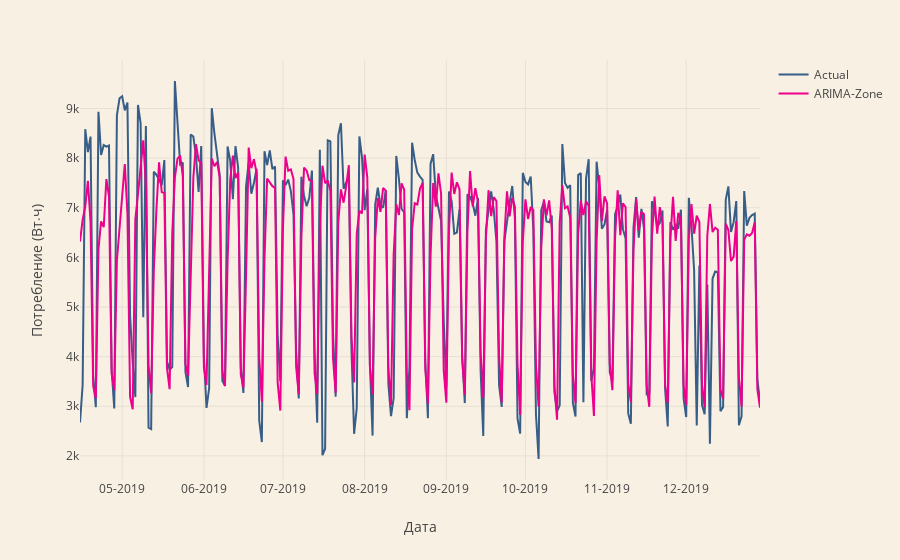

This figure's notebook cell:
### Code cell
model_stats_df = get_prediction_stats(predictions_df["Actual"], predictions_df["ARIMA-Zone"], 'ARIMA-Zone')
stats = stats.append(model_stats_df)

fig = px.line(predictions_df[["Actual", "ARIMA-Zone"]])
fig.update_layout(xaxis_title="Дата",
                  yaxis_title="Потребление (Вт⋅ч)",
                  legend_title=None)
fig.update_xaxes(dtick="M1", tickformat="%m-%Y") 

print(model_stats_df)
fig

### Figure 1 — Plotly figure (JSON) as saved in the notebook; plotly's stock layout.template omitted (floating-point values rounded to 4 significant figures; data arrays with more than 128 entries replaced by an {"elided": "..."} marker saying what was removed)
{"data": [{"hovertemplate": "variable=Actual<br>Date=%{x}<br>value=%{y}<extra></extra>", "legendgroup": "Actual", "line": {"color": "#385E88", "dash": "solid"}, "marker": {"symbol": "circle"}, "mode": "lines", "name": "Actual", "orientation": "v", "showlegend": true, "type": "scatter", "x": {"elided": "259 str values"}, "xaxis": "x", "y": {"elided": "259 float values"}, "yaxis": "y"}, {"hovertemplate": "variable=ARIMA-Zone<br>Date=%{x}<br>value=%{y}<extra></extra>", "legendgroup": "ARIMA-Zone", "line": {"color": "#EC008C", "dash": "solid"}, "marker": {"symbol": "circle"}, "mode": "lines", "name": "ARIMA-Zone", "orientation": "v", "showlegend": true, "type": "scatter", "x": {"elided": "259 str values"}, "xaxis": "x", "y": {"elided": "259 float values"}, "yaxis": "y"}], "layout": {"legend": {"title": {}, "tracegroupgap": 0}, "margin": {"t": 60}, "xaxis": {"anchor": "y", "domain": [0, 1], "dtick": "M1", "tickformat": "%m-%Y", "title": {"text": "Дата"}}, "yaxis": {"anchor": "x", "domain": [0, 1], "title": {"text": "Потребление (Вт⋅ч)"}}}}
